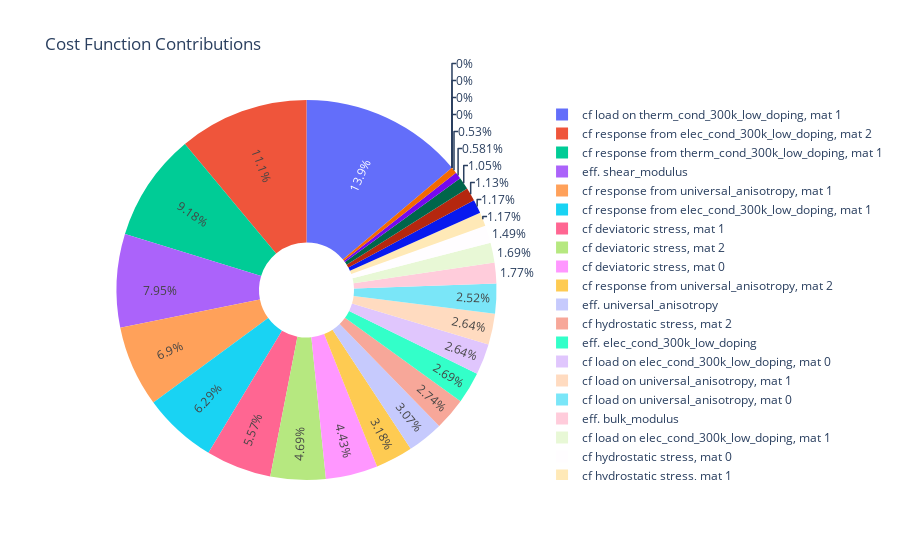

Notebook code cell kept with this figure:
### Markdown cell above
Plot the contributions to the cost function for the best performer

*Note on how many contributions to expect:*
Per property, there is
* 1 effective property term
* (Non-modulus) 2 concentration factor terms per material
* (Modulus) 2 concentration factor terms per coupled (bulk, shear) moduli per material -- not considered individual properties

*For example*, for a 3-phase composite which considers carrier-transport and elastic property categories, not including volume fraction, there are 5 properties per material, so in total we expect
* 5 effective property terms
* 18 = 6 concentration factor terms (load and response terms for electrical conductivity, thermal conductivity, and universal anisotropy) $\times$ 3 materials
* 6 = 2 concentration factor terms (coupled deviatoric and hydrostatic terms from coupled bulk/shear moduli) $\times$ 3 materials

### Code cell
visualizer.plot_cost_func_contribs()

### Figure 1 — Plotly figure (JSON) as saved in the notebook; plotly's stock layout.template omitted (floating-point values rounded to 4 significant figures)
{"data": [{"hole": 0.25, "insidetextorientation": "radial", "labels": ["eff. elec_cond_300k_low_doping", "eff. therm_cond_300k_low_doping", "eff. bulk_modulus", "eff. shear_modulus", "eff. universal_anisotropy", "cf load on elec_cond_300k_low_doping, mat 0", "cf response from elec_cond_300k_low_doping, mat 0", "cf load on elec_cond_300k_low_doping, mat 1", "cf response from elec_cond_300k_low_doping, mat 1", "cf load on elec_cond_300k_low_doping, mat 2", "cf response from elec_cond_300k_low_doping, mat 2", "cf load on therm_cond_300k_low_doping, mat 0", "cf response from therm_cond_300k_low_doping, mat 0", "cf load on therm_cond_300k_low_doping, mat 1", "cf response from therm_cond_300k_low_doping, mat 1", "cf load on therm_cond_300k_low_doping, mat 2", "cf response from therm_cond_300k_low_doping, mat 2", "cf hydrostatic stress, mat 0", "cf hydrostatic stress, mat 1", "cf hydrostatic stress, mat 2", "cf deviatoric stress, mat 0", "cf deviatoric stress, mat 1", "cf deviatoric stress, mat 2", "cf load on universal_anisotropy, mat 0", "cf response from universal_anisotropy, mat 0", "cf load on universal_anisotropy, mat 1", "cf response from universal_anisotropy, mat 1", "cf load on universal_anisotropy, mat 2", "cf response from universal_anisotropy, mat 2"], "textinfo": "percent", "type": "pie", "values": [0.04138, 0.01744, 0.02729, 0.1223, 0.04717, 0.04064, 0, 0.02606, 0.09677, 0, 0.1701, 0, 0, 0.2135, 0.1412, 0.008153, 0.01608, 0.02291, 0.018, 0.04218, 0.06813, 0.08574, 0.07214, 0.0388, 0.01796, 0.04054, 0.1061, 0.008937, 0.04892]}], "layout": {"showlegend": true, "title": {"text": "Cost Function Contributions"}}}
